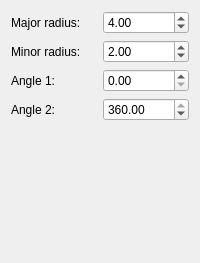
        <widget class="QWidget" name="page">
         <layout class="QGridLayout" name="gridLayout_11">
          <item row="0" column="0">
           <layout class="QGridLayout" name="gridLayout_10">
            <item row="0" column="0">
             <widget class="QLabel" name="labelEllMajorRadius">
              <property name="text">
               <string>Major radius:</string>
              </property>
             </widget>
            </item>
            <item row="0" column="1">
             <widget class="QDoubleSpinBox" name="ellipseMajorRadius">
              <property name="maximum">
               <double>1000000000.000000000000000</double>
              </property>
              <property name="value">
               <double>4.000000000000000</double>
              </property>
             </widget>
            </item>
            <item row="1" column="0">
             <widget class="QLabel" name="labelEllMinorRadius">
              <property name="text">
               <string>Minor radius:</string>
              </property>
             </widget>
            </item>
            <item row="1" column="1">
             <widget class="QDoubleSpinBox" name="ellipseMinorRadius">
              <property name="maximum">
               <double>1000000000.000000000000000</double>
              </property>
              <property name="value">
               <double>2.000000000000000</double>
              </property>
             </widget>
            </item>
            <item row="2" column="0">
             <widget class="QLabel" name="labelEllAngle1">
              <property name="text">
               <string>Angle 1:</string>
              </property>
             </widget>
            </item>
            <item row="2" column="1">
             <widget class="QDoubleSpinBox" name="ellipseAngle0">
              <property name="maximum">
               <double>360.000000000000000</double>
              </property>
              <property name="value">
               <double>0.000000000000000</double>
              </property>
             </widget>
            </item>
            <item row="3" column="0">
             <widget class="QLabel" name="labelEllAngle2">
              <property name="text">
               <string>Angle 2:</string>
              </property>
             </widget>
            </item>
            <item row="3" column="1">
             <widget class="QDoubleSpinBox" name="ellipseAngle1">
              <property name="minimum">
               <double>0.000000000000000</double>
              </property>
              <property name="maximum">
               <double>360.000000000000000</double>
              </property>
              <property name="singleStep">
               <double>1.000000000000000</double>
              </property>
              <property name="value">
               <double>360.000000000000000</double>
              </property>
             </widget>
            </item>
           </layout>
          </item>
          <item row="1" column="0">
           <spacer name="verticalSpacer_5">
            <property name="orientation">
             <enum>Qt::Vertical</enum>
            </property>
            <property name="sizeHint" stdset="0">
             <size>
              <width>20</width>
              <height>131</height>
             </size>
            </property>
           </spacer>
          </item>
         </layout>
        </widget>
